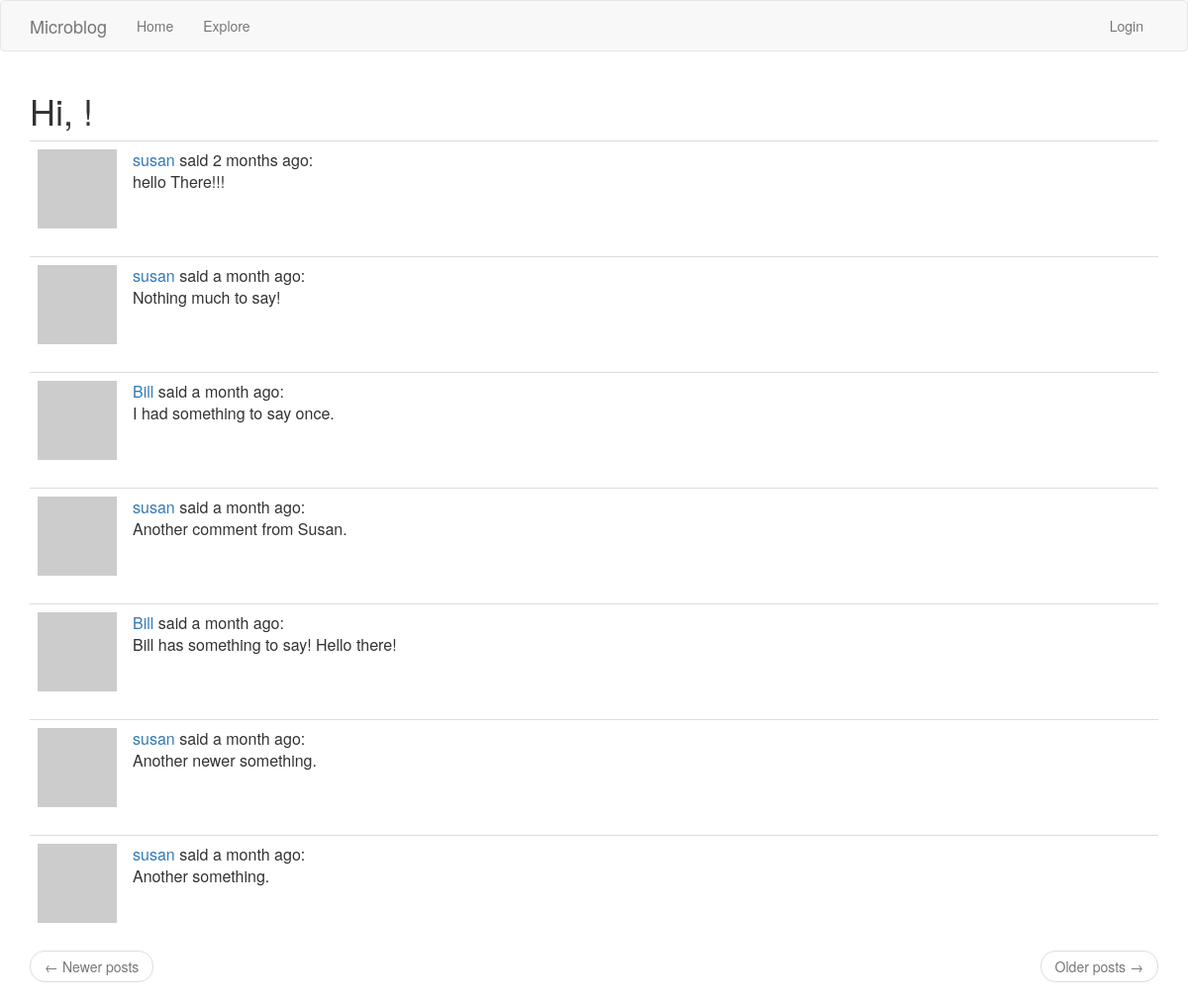
Page /debug on the earlier database version.
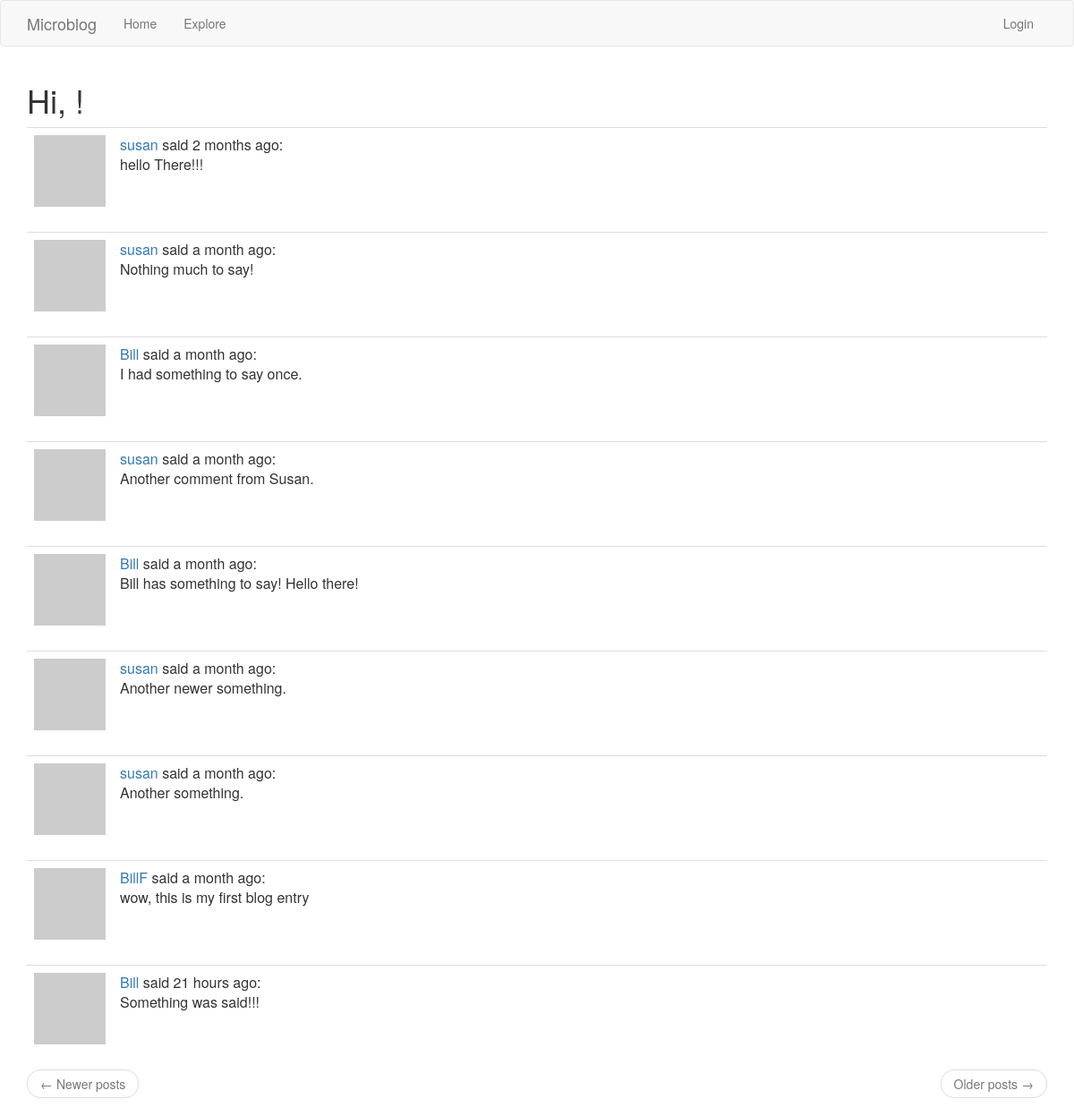
Same page on the later database version.
### app/models.py (models this page shows, shortened)
class Post(db.Model):
    id = db.Column(db.Integer, primary_key=True)
    body = db.Column(db.String(140))
    timestamp = db.Column(db.DateTime, index=True, default=datetime.utcnow)
    user_id = db.Column(db.Integer, db.ForeignKey('user.id'))

class User(UserMixin, db.Model):
    id = db.Column(db.Integer, primary_key=True)
    username = db.Column(db.String(64), index=True, unique=True)
    email = db.Column(db.String(120), index=True, unique=True)
    password_hash = db.Column(db.String(128))
    posts = db.relationship('Post', backref='author', lazy='dynamic')
    about_me = db.Column(db.String(140))
    last_seen = db.Column(db.DateTime, default=datetime.utcnow)
    followed = db.relationship(
        'User', secondary=followers,
        primaryjoin=(followers.c.follower_id == id),
        secondaryjoin=(followers.c.followed_id == id),
        backref=db.backref('followers', lazy='dynamic'), lazy='dynamic')
    def avatar(self, size):
        digest = md5(self.email.lower().encode('utf-8')).hexdigest()
        return 'https://www.gravatar.com/avatar/{}?d=identicon&s={}'.format(
            digest, size)

### app/routes.py (the view)
@app.route('/debug')
def debug_it():
    posts = Post.query.all()
    return render_template('index.html', title='Explore', posts=posts)

### app/routes.py (called while the page is built)
@app.before_request
def before_request():
    if current_user.is_authenticated:
        current_user.last_seen = datetime.utcnow()
        db.session.commit()

### app/templates/index.html (shortened to what this page needs)
{% extends "base.html" %}
{% import 'bootstrap/wtf.html' as wtf %}
{% block app_content %}
    <h1>Hi, {{ current_user.username }}!</h1>
    {% for post in posts %}
        {% include '_post.html' %}
    {% endfor %}
    <nav aria-label="...">
        <ul class="pager">
            <li class="previous{% if not prev_url %} disabled{% endif %}">
                <a href="{{ prev_url or '#' }}">
                    <span aria-hidden="true">&larr;</span> Newer posts
                </a>
            </li>
            <li class="next{% if not next_url %} disabled{% endif %}">
                <a href="{{ next_url or '#' }}">
                    Older posts <span aria-hidden="true">&rarr;</span>
                </a>
            </li>
        </ul>
    </nav>
{% endblock %}

### app/templates/_post.html
    <table class="table table-hover">
        <tr>
            <td width="70px">
                <a href="{{ url_for('show_user', username=post.author.username) }}">
                    <img src="{{ post.author.avatar(70) }}" />
                </a>
            </td>
            <td>
                <a href="{{ url_for('show_user', username=post.author.username) }}">
                    {{ post.author.username }}
                </a>
                said {{ moment(post.timestamp).fromNow() }}:
                <br>
                {{ post.body }}
            </td>
        </tr>
    </table>

Differences in the rows shown:
added Post: author.username "BillF", timestamp "a month ago", body "wow, this is my first blog entry"
added Post: author.username "Bill", timestamp "21 hours ago", body "Something was said!!!"
